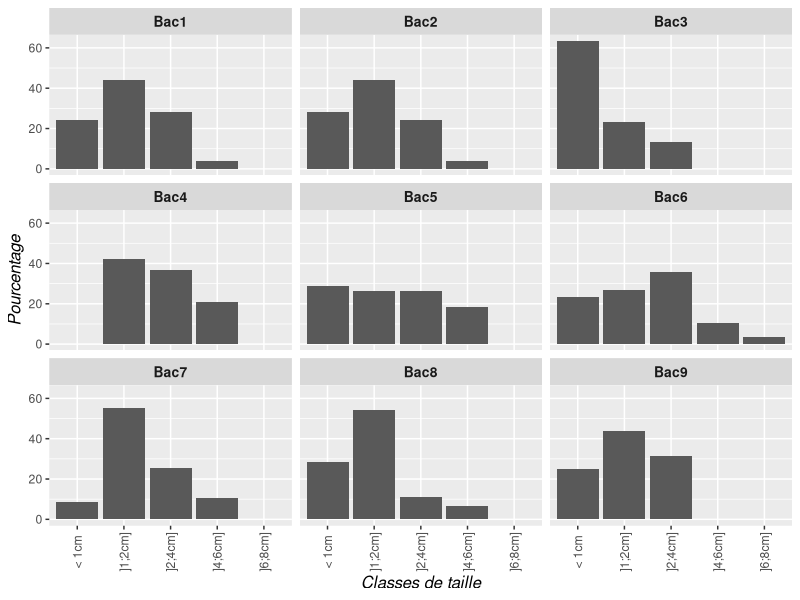
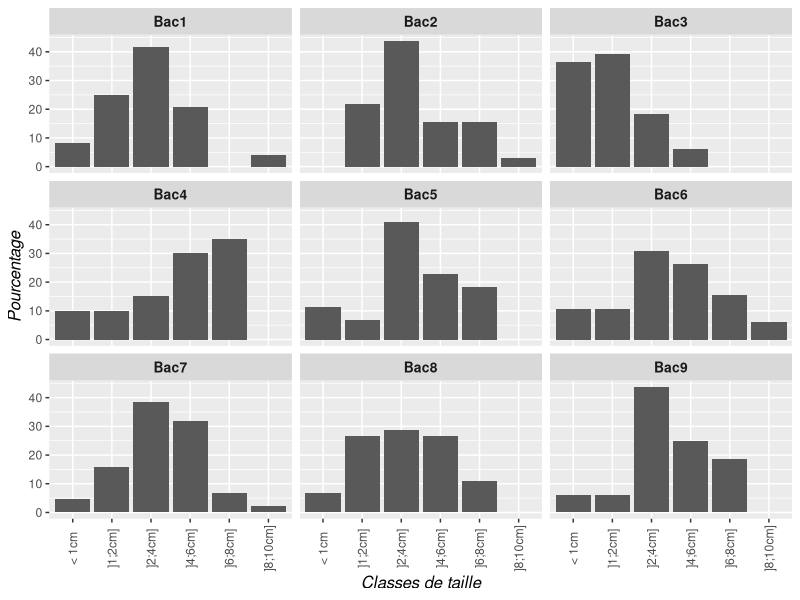

Write R code to recreate these figures, in order.
## ---- chunk 1
knitr::opts_chunk$set(echo = FALSE,fig.align="center")
require(tidyverse)
require(plotly)
require(lubridate)
## ---- chunk 2
S27052020 <- readxl::read_xlsx("./data/culture_Intechmer/fichier_donnees_culture.xlsx",sheet="27052020")
S27052020 <- S27052020 %>% gather(-taille,key="bac",value="nombre") %>% drop_na() %>% group_by(bac) %>% mutate(nbPourc=(nombre/sum(nombre))*100)
S27052020$taille <- factor(S27052020$taille,c("< 1cm","]1;2cm]","]2;4cm]","]4;6cm]","]6;8cm]"),ordered=T)
ggplot(S27052020,aes(x=taille,y=nbPourc))+geom_bar(stat="identity")+facet_wrap(~bac,ncol=3)+
  ylab("Pourcentage")+xlab("Classes de taille")+
  theme(strip.text = element_text(face="bold",size=10),
        axis.title = element_text(face="italic",size=12),
        axis.text.x = element_text(angle=90,vjust=0.5))
## ---- chunk 3
S10062020 <- readxl::read_xlsx("./data/culture_Intechmer/fichier_donnees_culture.xlsx",sheet="10062020")
S10062020 <- S10062020 %>% gather(-taille,key="bac",value="nombre") %>% drop_na() %>% group_by(bac) %>% mutate(nbPourc=(nombre/sum(nombre))*100)
S10062020$taille <- factor(S10062020$taille,c("< 1cm","]1;2cm]","]2;4cm]","]4;6cm]","]6;8cm]","]8;10cm]"),ordered=T)
ggplot(S10062020,aes(x=taille,y=nbPourc))+geom_bar(stat="identity")+facet_wrap(~bac,ncol=3)+
  ylab("Pourcentage")+xlab("Classes de taille")+
  theme(strip.text = element_text(face="bold",size=10),
        axis.title = element_text(face="italic",size=12),
        axis.text.x = element_text(angle=90,vjust=0.5))
